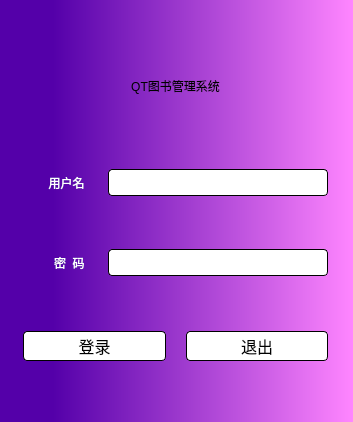
<?xml version="1.0" encoding="UTF-8"?>
<ui version="4.0">
 <class>Dlg_login</class>
 <widget class="QDialog" name="Dlg_login">
  <property name="geometry">
   <rect>
    <x>0</x>
    <y>0</y>
    <width>353</width>
    <height>422</height>
   </rect>
  </property>
  <property name="windowTitle">
   <string>登录</string>
  </property>
  <property name="styleSheet">
   <string notr="true">QLabel#lb_title{
	font:40px '黑体';
	color:black
}
QLabel#lb_txt1,QLabel#lb_txt2{
	font:18px '宋体';
	color:white
}
QLineEdit{
	border-radius:4px;
	min-height:25px;
	border:1px solid black;
	background:white;
	color:black
}
QPushButton{
	border-radius:4px;
	border:1px solid black;
	background:white;font-size:16px;
	color:black}
QWidget#bg{
	background:qlineargradient(spread:pad, x1:0.078, y1:0, x2:1, y2:0, stop:0.0782123 rgba(84, 0, 169, 255), stop:1 rgba(255, 134, 255, 255))
}</string>
  </property>
  <layout class="QGridLayout" name="gridLayout">
   <property name="leftMargin">
    <number>0</number>
   </property>
   <property name="topMargin">
    <number>0</number>
   </property>
   <property name="rightMargin">
    <number>0</number>
   </property>
   <property name="bottomMargin">
    <number>0</number>
   </property>
   <property name="spacing">
    <number>0</number>
   </property>
   <item row="0" column="0">
    <widget class="QWidget" name="bg" native="true">
     <layout class="QGridLayout" name="gridLayout_2">
      <item row="0" column="0" colspan="2">
       <widget class="QLabel" name="lb_title">
        <property name="maximumSize">
         <size>
          <width>16777215</width>
          <height>60</height>
         </size>
        </property>
        <property name="text">
         <string>QT图书管理系统</string>
        </property>
        <property name="alignment">
         <set>Qt::AlignCenter</set>
        </property>
       </widget>
      </item>
      <item row="1" column="0">
       <widget class="QLabel" name="lb_txt1">
        <property name="maximumSize">
         <size>
          <width>65</width>
          <height>16777215</height>
         </size>
        </property>
        <property name="text">
         <string>用户名 </string>
        </property>
        <property name="alignment">
         <set>Qt::AlignRight|Qt::AlignTrailing|Qt::AlignVCenter</set>
        </property>
       </widget>
      </item>
      <item row="1" column="1">
       <widget class="QLineEdit" name="le_user">
        <property name="maximumSize">
         <size>
          <width>220</width>
          <height>16777215</height>
         </size>
        </property>
       </widget>
      </item>
      <item row="2" column="0">
       <widget class="QLabel" name="lb_txt2">
        <property name="maximumSize">
         <size>
          <width>65</width>
          <height>16777215</height>
         </size>
        </property>
        <property name="text">
         <string>密  码 </string>
        </property>
        <property name="alignment">
         <set>Qt::AlignRight|Qt::AlignTrailing|Qt::AlignVCenter</set>
        </property>
       </widget>
      </item>
      <item row="2" column="1">
       <widget class="QLineEdit" name="le_password">
        <property name="maximumSize">
         <size>
          <width>220</width>
          <height>16777215</height>
         </size>
        </property>
       </widget>
      </item>
      <item row="3" column="0" colspan="2">
       <widget class="QWidget" name="widget" native="true">
        <property name="maximumSize">
         <size>
          <width>16777215</width>
          <height>35</height>
         </size>
        </property>
        <layout class="QGridLayout" name="gridLayout_3">
         <property name="leftMargin">
          <number>0</number>
         </property>
         <property name="topMargin">
          <number>0</number>
         </property>
         <property name="rightMargin">
          <number>0</number>
         </property>
         <property name="bottomMargin">
          <number>0</number>
         </property>
         <property name="horizontalSpacing">
          <number>20</number>
         </property>
         <property name="verticalSpacing">
          <number>0</number>
         </property>
         <item row="0" column="0">
          <widget class="QPushButton" name="btn_login">
           <property name="minimumSize">
            <size>
             <width>0</width>
             <height>30</height>
            </size>
           </property>
           <property name="text">
            <string>登录</string>
           </property>
          </widget>
         </item>
         <item row="0" column="1">
          <widget class="QPushButton" name="btn_exit">
           <property name="minimumSize">
            <size>
             <width>0</width>
             <height>30</height>
            </size>
           </property>
           <property name="text">
            <string>退出</string>
           </property>
          </widget>
         </item>
        </layout>
       </widget>
      </item>
     </layout>
    </widget>
   </item>
  </layout>
 </widget>
 <resources/>
 <connections/>
</ui>
